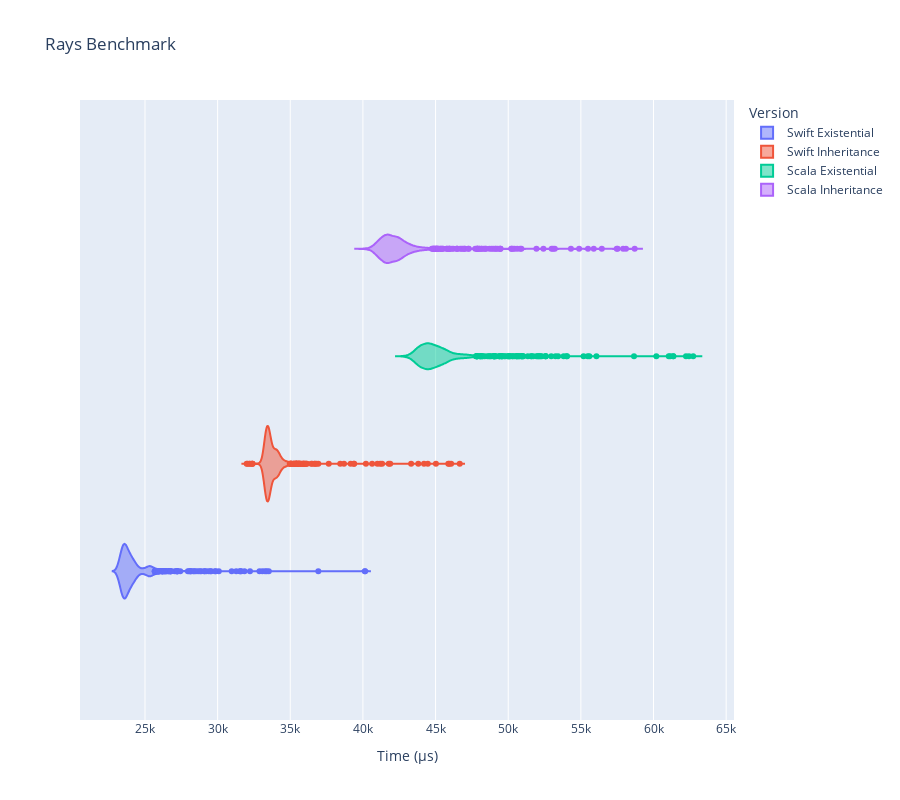

The notebook cell saved with this chart:
### Code cell
px.violin(rays, x='Time (ms)', color='Version', title='Rays Benchmark', orientation='h', height=800)

### Figure 1 — Plotly figure (JSON) as saved in the notebook; plotly's stock layout.template omitted (floating-point values rounded to 4 significant figures; data arrays with more than 128 entries replaced by an {"elided": "..."} marker saying what was removed)
{"data": [{"alignmentgroup": "True", "box": {"visible": false}, "hovertemplate": "Version=Swift Existential<br>Time (μs)=%{x}<extra></extra>", "legendgroup": "Swift Existential", "marker": {"color": "#636efa"}, "name": "Swift Existential", "offsetgroup": "Swift Existential", "orientation": "h", "scalegroup": "True", "showlegend": true, "type": "violin", "x": {"elided": "1000 int values"}, "x0": " ", "xaxis": "x", "y0": " ", "yaxis": "y"}, {"alignmentgroup": "True", "box": {"visible": false}, "hovertemplate": "Version=Swift Inheritance<br>Time (μs)=%{x}<extra></extra>", "legendgroup": "Swift Inheritance", "marker": {"color": "#EF553B"}, "name": "Swift Inheritance", "offsetgroup": "Swift Inheritance", "orientation": "h", "scalegroup": "True", "showlegend": true, "type": "violin", "x": {"elided": "1000 int values"}, "x0": " ", "xaxis": "x", "y0": " ", "yaxis": "y"}, {"alignmentgroup": "True", "box": {"visible": false}, "hovertemplate": "Version=Scala Existential<br>Time (μs)=%{x}<extra></extra>", "legendgroup": "Scala Existential", "marker": {"color": "#00cc96"}, "name": "Scala Existential", "offsetgroup": "Scala Existential", "orientation": "h", "scalegroup": "True", "showlegend": true, "type": "violin", "x": {"elided": "1000 int values"}, "x0": " ", "xaxis": "x", "y0": " ", "yaxis": "y"}, {"alignmentgroup": "True", "box": {"visible": false}, "hovertemplate": "Version=Scala Inheritance<br>Time (μs)=%{x}<extra></extra>", "legendgroup": "Scala Inheritance", "marker": {"color": "#ab63fa"}, "name": "Scala Inheritance", "offsetgroup": "Scala Inheritance", "orientation": "h", "scalegroup": "True", "showlegend": true, "type": "violin", "x": {"elided": "1000 int values"}, "x0": " ", "xaxis": "x", "y0": " ", "yaxis": "y"}], "layout": {"height": 800, "legend": {"title": {"text": "Version"}, "tracegroupgap": 0}, "title": {"text": "Rays Benchmark"}, "violinmode": "group", "xaxis": {"anchor": "y", "domain": [0, 1], "title": {"text": "Time (μs)"}}, "yaxis": {"anchor": "x", "domain": [0, 1]}}}
